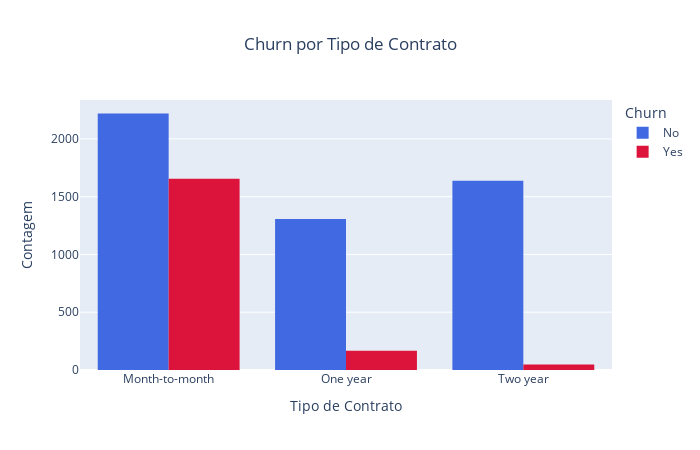

The code cell stored with this chart in its notebook:
### Code cell
# Gráfico interativo
fig = px.histogram(
    df, 
    x='Contract', 
    color='Churn',
    barmode='group',
    title='Churn por Tipo de Contrato',
    labels={'Contract': 'Tipo de Contrato', 'Churn': 'Churn'},
    color_discrete_map={'Yes': 'crimson', 'No': 'royalblue'}
)

# Layout e tamanho
fig.update_layout(
    xaxis_title='Tipo de Contrato',
    yaxis_title='Contagem',
    title_x=0.5,
    legend_title='Churn',
    width=700,
    height=450
)

# Salvar imagem
fig.write_image("../reports/figures/churn_por_contrato.png", scale=2)

# Mostrar no notebook
fig.show()

### Figure 1 — Plotly figure (JSON) as saved in the notebook; plotly's stock layout.template omitted (floating-point values rounded to 4 significant figures; data arrays with more than 128 entries replaced by an {"elided": "..."} marker saying what was removed)
{"data": [{"alignmentgroup": "True", "bingroup": "x", "hovertemplate": "Churn=No<br>Tipo de Contrato=%{x}<br>count=%{y}<extra></extra>", "legendgroup": "No", "marker": {"color": "royalblue", "pattern": {"shape": ""}}, "name": "No", "offsetgroup": "No", "orientation": "v", "showlegend": true, "type": "histogram", "x": {"elided": "5163 str values"}, "xaxis": "x", "yaxis": "y"}, {"alignmentgroup": "True", "bingroup": "x", "hovertemplate": "Churn=Yes<br>Tipo de Contrato=%{x}<br>count=%{y}<extra></extra>", "legendgroup": "Yes", "marker": {"color": "crimson", "pattern": {"shape": ""}}, "name": "Yes", "offsetgroup": "Yes", "orientation": "v", "showlegend": true, "type": "histogram", "x": {"elided": "1869 str values"}, "xaxis": "x", "yaxis": "y"}], "layout": {"barmode": "group", "height": 450, "legend": {"title": {"text": "Churn"}, "tracegroupgap": 0}, "title": {"text": "Churn por Tipo de Contrato", "x": 0.5}, "width": 700, "xaxis": {"anchor": "y", "domain": [0, 1], "title": {"text": "Tipo de Contrato"}}, "yaxis": {"anchor": "x", "domain": [0, 1], "title": {"text": "Contagem"}}}}
